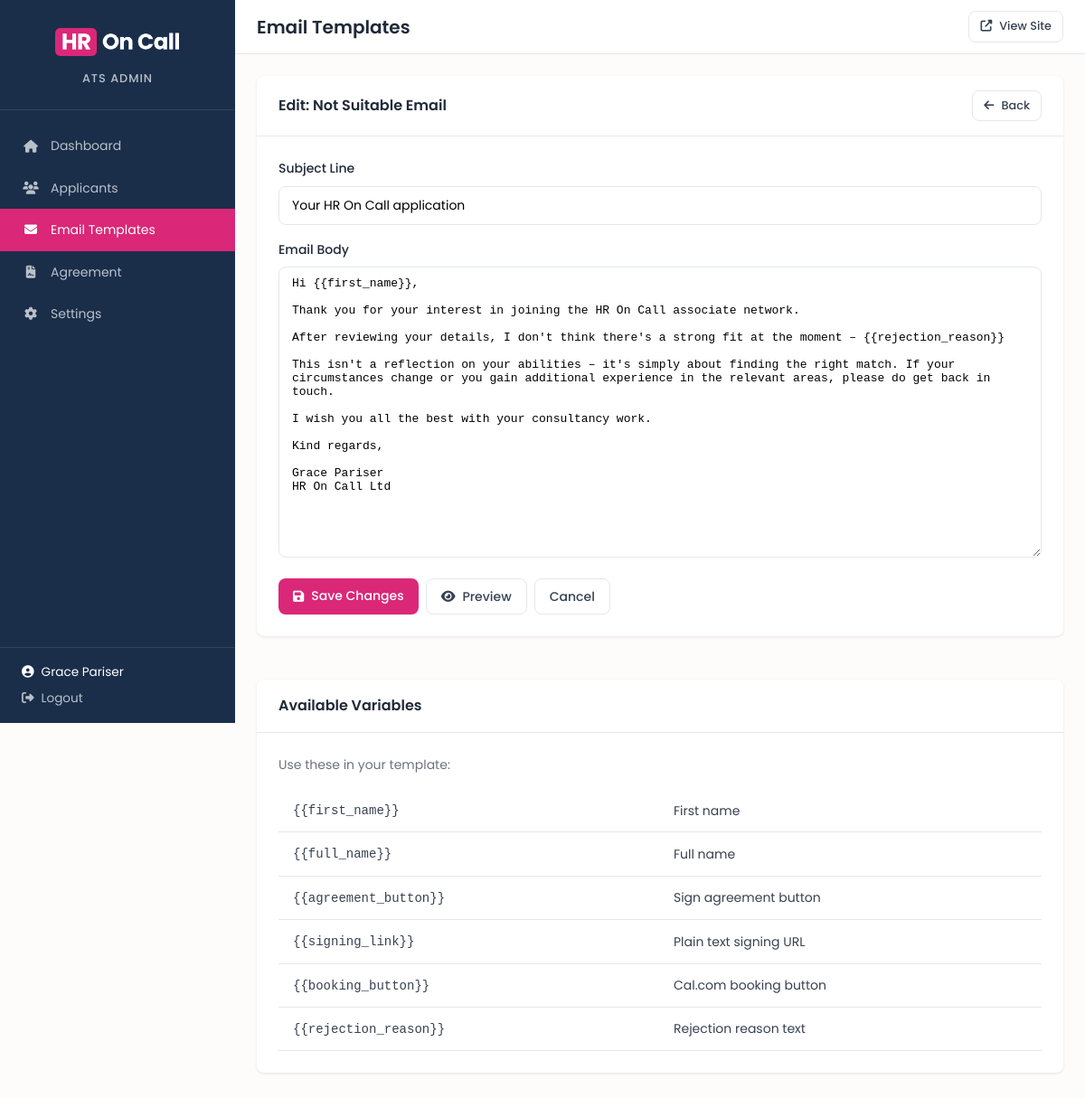
Screenshot of /ats/admin/templates.php?edit=not_suitable (signed in) with the database file from the repository.
### tables this page shows
CREATE TABLE IF NOT EXISTS `email_templates` (
    `id` INT AUTO_INCREMENT PRIMARY KEY,
    `template_key` VARCHAR(50) NOT NULL UNIQUE,
    `name` VARCHAR(100) NOT NULL,
    `subject` VARCHAR(255) NOT NULL,
    `body` TEXT NOT NULL,
    `updated_at` DATETIME NOT NULL DEFAULT CURRENT_TIMESTAMP ON UPDATE CURRENT_TIMESTAMP
);

### ats/includes/Database.php (called while the page is built, shortened)
<?php
class Database {
    private static $instance = null;
    private $pdo;
    private function __construct() {
        try {
            $dsn = "mysql:host=" . DB_HOST . ";dbname=" . DB_NAME . ";charset=utf8mb4";
            $options = [
                PDO::ATTR_ERRMODE => PDO::ERRMODE_EXCEPTION,
                PDO::ATTR_DEFAULT_FETCH_MODE => PDO::FETCH_ASSOC,
                PDO::ATTR_EMULATE_PREPARES => false,
            ];
            $this->pdo = new PDO($dsn, DB_USER, DB_PASS, $options);
        } catch (PDOException $e) {
            error_log("Database connection failed: " . $e->getMessage());
            throw new Exception("Database connection failed");
        }
    }
    public static function getInstance() {
        if (self::$instance === null) {
            self::$instance = new self();
        }
        return self::$instance;
    }
    public function query($sql, $params = []) {
        $stmt = $this->pdo->prepare($sql);
        $stmt->execute($params);
        return $stmt;
    }
    public function fetchOne($sql, $params = []) {
        return $this->query($sql, $params)->fetch();
    }
}

### ats/includes/Email.php (called while the page is built, shortened)
<?php
class Email {
    private $db;
    public function __construct() {
        $this->db = Database::getInstance();
    }
    public function getTemplate($templateKey) {
        return $this->db->fetchOne(
            "SELECT * FROM email_templates WHERE template_key = ?",
            [$templateKey]
        );
    }
}

### ats/admin/templates.php (the view, shortened to what this page needs)
<?php
require_once 'includes/auth.php';
require_once dirname(__DIR__) . '/includes/Email.php';
$emailService = new Email();
$previewTemplate = null;
$previewHtml = null;
$editTemplate = null;
if (isset($_GET['edit'])) {
    $editTemplate = $emailService->getTemplate($_GET['edit']);
}
include 'includes/header.php';
?>
<?php if ($previewTemplate && $previewHtml): ?>
    <div class="card">
        <div class="card-header" style="display: flex; justify-content: space-between; align-items: center;">
            <h2>Preview: <?php echo htmlspecialchars($previewTemplate['name']); ?></h2>
            <div style="display: flex; gap: 0.5rem;">
                <a href="?edit=<?php echo htmlspecialchars($previewTemplate['template_key']); ?>" class="btn btn-outline btn-sm">
                    <i class="fas fa-edit"></i> Edit Template
                </a>
                <a href="templates.php" class="btn btn-outline btn-sm">
                    <i class="fas fa-arrow-left"></i> Back to List
                </a>
            </div>
        </div>
        <div class="card-body">
            <p style="margin-bottom: 1rem;"><strong>Subject:</strong> <?php echo htmlspecialchars($previewTemplate['subject']); ?></p>
            <iframe class="preview-frame" srcdoc="<?php echo htmlspecialchars($previewHtml); ?>"></iframe>
        </div>
    </div>
<?php elseif ($editTemplate): ?>
    <div class="detail-grid">
        <div>
            <div class="card">
                <div class="card-header" style="display: flex; justify-content: space-between; align-items: center;">
                    <h2>Edit: <?php echo htmlspecialchars($editTemplate['name']); ?></h2>
                    <a href="templates.php" class="btn btn-outline btn-sm">
                        <i class="fas fa-arrow-left"></i> Back
                    </a>
                </div>
                <div class="card-body">
                    <form method="POST" action="">
                        <div class="form-group">
                            <label>Subject Line</label>
                            <input type="text" name="subject" class="form-control" value="<?php echo htmlspecialchars($editTemplate['subject']); ?>" required>
                        </div>
                        <div class="form-group">
                            <label>Email Body</label>
                            <textarea name="body" class="form-control" rows="20" required style="font-family: monospace; font-size: 13px;"><?php echo htmlspecialchars($editTemplate['body']); ?></textarea>
                        </div>
                        <div style="display: flex; gap: 0.5rem;">
                            <button type="submit" class="btn btn-primary">
                                <i class="fas fa-save"></i> Save Changes
                            </button>
                            <a href="?preview=<?php echo htmlspecialchars($editTemplate['template_key']); ?>" class="btn btn-outline">
                                <i class="fas fa-eye"></i> Preview
                            </a>
                            <a href="templates.php" class="btn btn-outline">Cancel</a>
                        </div>
                    </form>
                </div>
            </div>
        </div>
        <div>
            <div class="card">
                <div class="card-header">
                    <h2>Available Variables</h2>
                </div>
                <div class="card-body">
                    <p style="margin-bottom: 1rem; color: var(--text-secondary);">Use these in your template:</p>
                    <table class="table">
                        <tr>
                            <td><code>{{first_name}}</code></td>
                            <td>First name</td>
                        </tr>
                        <tr>
                            <td><code>{{full_name}}</code></td>
                            <td>Full name</td>
                        </tr>
                        <tr>
                            <td><code>{{agreement_button}}</code></td>
                            <td>Sign agreement button</td>
                        </tr>
                        <tr>
                            <td><code>{{signing_link}}</code></td>
                            <td>Plain text signing URL</td>
                        </tr>
                        <tr>
                            <td><code>{{booking_button}}</code></td>
                            <td>Cal.com booking button</td>
                        </tr>
                        <tr>
                            <td><code>{{rejection_reason}}</code></td>
                            <td>Rejection reason text</td>
                        </tr>
                    </table>
                </div>
            </div>
        </div>
    </div>
<?php endif; ?>
<?php include 'includes/footer.php'; ?>

### ats/admin/assets/css/admin.css (style rules this page uses)
:root { --pink-accent: #DB2777; --pink-hover: #BE185D; --gold-accent: #C9A962; --navy: #1A2E4A; --cream-light: #FDFCFA; --cream-dark: #FAF7F2; --text-color: #374151; --text-secondary: #6B7280; --heading-color: #1F2937; --border-color: #E5E7EB; --success: #10B981; --warning: #F59E0B; --danger: #EF4444; --info: #3B82F6; --sidebar-width: 260px; --header-height: 60px; --border-radius: 8px; --transition: all 0.3s ease; }
* { margin: 0; padding: 0; box-sizing: border-box; }
body { font-family: 'Poppins', sans-serif; font-size: 14px; line-height: 1.6; color: var(--text-color); background-color: var(--cream-light); }
.card { background: #FFFFFF; border-radius: var(--border-radius); box-shadow: 0 1px 3px rgba(0, 0, 0, 0.1); margin-bottom: 1.5rem; }
.card-header { padding: 1rem 1.5rem; border-bottom: 1px solid var(--border-color); display: flex; align-items: center; justify-content: space-between; }
.card-header h2 { font-size: 1rem; font-weight: 600; color: var(--heading-color); margin: 0; }
.card-body { padding: 1.5rem; }
.btn { display: inline-flex; align-items: center; gap: 0.5rem; padding: 0.5rem 1rem; border-radius: var(--border-radius); font-size: 0.875rem; font-weight: 500; text-decoration: none; cursor: pointer; transition: var(--transition); border: none; font-family: inherit; }
.btn-primary { background: var(--pink-accent); color: #FFFFFF; }
.btn-outline { background: transparent; border: 1px solid var(--border-color); color: var(--text-color); }
.btn-sm { padding: 0.375rem 0.75rem; font-size: 0.8rem; }
.table { width: 100%; border-collapse: collapse; }
.table th, .table td { padding: 0.75rem 1rem; text-align: left; border-bottom: 1px solid var(--border-color); }
.form-group { margin-bottom: 1rem; }
.form-group label { display: block; font-weight: 500; margin-bottom: 0.5rem; color: var(--heading-color); }
.form-control { width: 100%; padding: 0.625rem 0.875rem; border: 1px solid var(--border-color); border-radius: var(--border-radius); font-size: 0.875rem; font-family: inherit; transition: var(--transition); }
textarea.form-control { min-height: 120px; resize: vertical; }
.detail-grid { display: grid; grid-template-columns: repeat(2, 1fr); gap: 1.5rem; }
@media (max-width: 1200px) { .detail-grid { grid-template-columns: 1fr; } }

### rows the page displays
email_templates: name "Not Suitable Email", subject "Your HR On Call application", body "Hi {{first_name}}, Thank you for your interest in joining the HR On Call associate network. After reviewing your details, I don't think there's a strong fit at the moment – {{rejection_reason}} This isn't a reflection on your abilities – it's simply about finding the right match. If your circumstances change or you gain additional experience in the relevant areas, please do get back in touch. I wish you all the best with your consultancy work. Kind regards, Grace Pariser HR On Call Ltd"

### other values shown
$_SESSION['admin_name'] "Grace Pariser"
$pageTitle "Email Templates"
